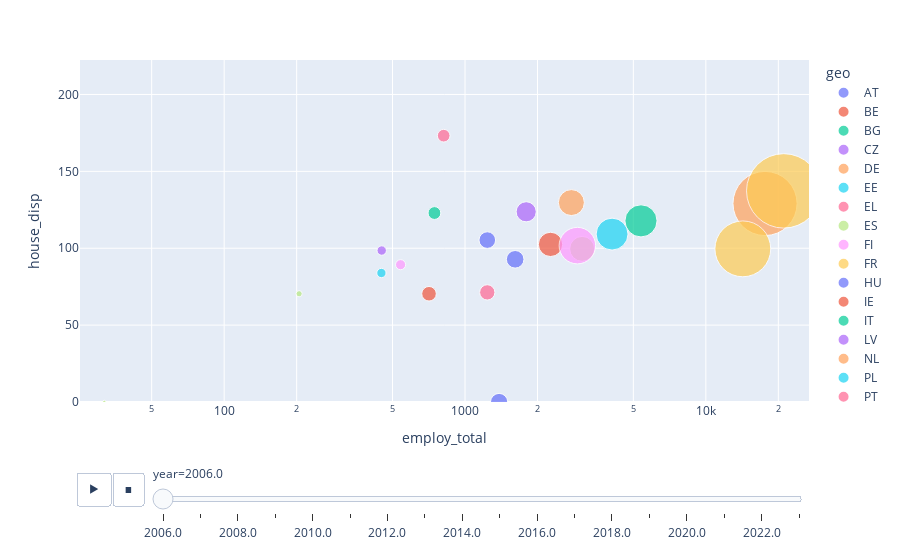

Source (notebook cell):
### Code cell
# plot hh vs population year and geo in a flow chart

df_filtered = df[df['hh'] == 'HHC_21']
print(df_filtered.head(50))
#ajus
x_min = max(df_filtered['employ_total'].min() * 0.9, 1)  # Asegurarse de que x_min sea positivo
x_max = df_filtered['employ_total'].max() * 1.1
x_range = [x_min, x_max]

y_range = [df_filtered['house_disp'].min() * 0.9, df_filtered['house_disp'].max() * 1.1]


fig = px.scatter(df_filtered, x='employ_total', y='house_disp', animation_frame='year', animation_group='geo',
           size='population', color='geo', hover_name='geo',
           log_x=True, size_max=55, range_x=x_range, range_y=y_range)
fig.show()

### Figure 1 — Plotly figure (JSON) as saved in the notebook; plotly's stock layout.template omitted (floating-point values rounded to 4 significant figures)
{"data": [{"hovertemplate": "<b>%{hovertext}</b><br><br>geo=AT<br>year=2006.0<br>employ_total=%{x}<br>house_disp=%{y}<br>population=%{marker.size}<extra></extra>", "hovertext": ["AT"], "ids": ["AT"], "legendgroup": "AT", "marker": {"color": "#636efa", "size": [1032.0], "sizemode": "area", "sizeref": 6.668, "symbol": "circle"}, "mode": "markers", "name": "AT", "orientation": "v", "showlegend": true, "type": "scatter", "x": [1615.0], "xaxis": "x", "y": [92.8], "yaxis": "y"}, {"hovertemplate": "<b>%{hovertext}</b><br><br>geo=BE<br>year=2006.0<br>employ_total=%{x}<br>house_disp=%{y}<br>population=%{marker.size}<extra></extra>", "hovertext": ["BE"], "ids": ["BE"], "legendgroup": "BE", "marker": {"color": "#EF553B", "size": [1964.0], "sizemode": "area", "sizeref": 6.668, "symbol": "circle"}, "mode": "markers", "name": "BE", "orientation": "v", "showlegend": true, "type": "scatter", "x": [2265.0], "xaxis": "x", "y": [102.5], "yaxis": "y"}, {"hovertemplate": "<b>%{hovertext}</b><br><br>geo=BG<br>year=2006.0<br>employ_total=%{x}<br>house_disp=%{y}<br>population=%{marker.size}<extra></extra>", "hovertext": ["BG"], "ids": ["BG"], "legendgroup": "BG", "marker": {"color": "#00cc96", "size": [547.3], "sizemode": "area", "sizeref": 6.668, "symbol": "circle"}, "mode": "markers", "name": "BG", "orientation": "v", "showlegend": true, "type": "scatter", "x": [746.5], "xaxis": "x", "y": [122.9], "yaxis": "y"}, {"hovertemplate": "<b>%{hovertext}</b><br><br>geo=CZ<br>year=2006.0<br>employ_total=%{x}<br>house_disp=%{y}<br>population=%{marker.size}<extra></extra>", "hovertext": ["CZ"], "ids": ["CZ"], "legendgroup": "CZ", "marker": {"color": "#ab63fa", "size": [1354], "sizemode": "area", "sizeref": 6.668, "symbol": "circle"}, "mode": "markers", "name": "CZ", "orientation": "v", "showlegend": true, "type": "scatter", "x": [1795.0], "xaxis": "x", "y": [123.7], "yaxis": "y"}, {"hovertemplate": "<b>%{hovertext}</b><br><br>geo=DE<br>year=2006.0<br>employ_total=%{x}<br>house_disp=%{y}<br>population=%{marker.size}<extra></extra>", "hovertext": ["DE"], "ids": ["DE"], "legendgroup": "DE", "marker": {"color": "#FFA15A", "size": [13720.0], "sizemode": "area", "sizeref": 6.668, "symbol": "circle"}, "mode": "markers", "name": "DE", "orientation": "v", "showlegend": true, "type": "scatter", "x": [17610.0], "xaxis": "x", "y": [129.1], "yaxis": "y"}, {"hovertemplate": "<b>%{hovertext}</b><br><br>geo=EE<br>year=2006.0<br>employ_total=%{x}<br>house_disp=%{y}<br>population=%{marker.size}<extra></extra>", "hovertext": ["EE"], "ids": ["EE"], "legendgroup": "EE", "marker": {"color": "#19d3f3", "size": [286.8], "sizemode": "area", "sizeref": 6.668, "symbol": "circle"}, "mode": "markers", "name": "EE", "orientation": "v", "showlegend": true, "type": "scatter", "x": [449.7], "xaxis": "x", "y": [83.9], "yaxis": "y"}, {"hovertemplate": "<b>%{hovertext}</b><br><br>geo=EL<br>year=2006.0<br>employ_total=%{x}<br>house_disp=%{y}<br>population=%{marker.size}<extra></extra>", "hovertext": ["EL"], "ids": ["EL"], "legendgroup": "EL", "marker": {"color": "#FF6692", "size": [535.3], "sizemode": "area", "sizeref": 6.668, "symbol": "circle"}, "mode": "markers", "name": "EL", "orientation": "v", "showlegend": true, "type": "scatter", "x": [815.7], "xaxis": "x", "y": [173.2], "yaxis": "y"}, {"hovertemplate": "<b>%{hovertext}</b><br><br>geo=ES<br>year=2006.0<br>employ_total=%{x}<br>house_disp=%{y}<br>population=%{marker.size}<extra></extra>", "hovertext": ["ES"], "ids": ["ES"], "legendgroup": "ES", "marker": {"color": "#B6E880", "size": [2073.0], "sizemode": "area", "sizeref": 6.668, "symbol": "circle"}, "mode": "markers", "name": "ES", "orientation": "v", "showlegend": true, "type": "scatter", "x": [3064.0], "xaxis": "x", "y": [99.6], "yaxis": "y"}, {"hovertemplate": "<b>%{hovertext}</b><br><br>geo=FI<br>year=2006.0<br>employ_total=%{x}<br>house_disp=%{y}<br>population=%{marker.size}<extra></extra>", "hovertext": ["FI"], "ids": ["FI"], "legendgroup": "FI", "marker": {"color": "#FF97FF", "size": [340.2], "sizemode": "area", "sizeref": 6.668, "symbol": "circle"}, "mode": "markers", "name": "FI", "orientation": "v", "showlegend": true, "type": "scatter", "x": [540.1], "xaxis": "x", "y": [89.3], "yaxis": "y"}, {"hovertemplate": "<b>%{hovertext}</b><br><br>geo=FR<br>year=2006.0<br>employ_total=%{x}<br>house_disp=%{y}<br>population=%{marker.size}<extra></extra>", "hovertext": ["FR"], "ids": ["FR"], "legendgroup": "FR", "marker": {"color": "#FECB52", "size": [10400.0], "sizemode": "area", "sizeref": 6.668, "symbol": "circle"}, "mode": "markers", "name": "FR", "orientation": "v", "showlegend": true, "type": "scatter", "x": [14239], "xaxis": "x", "y": [99.6], "yaxis": "y"}, {"hovertemplate": "<b>%{hovertext}</b><br><br>geo=HU<br>year=2006.0<br>employ_total=%{x}<br>house_disp=%{y}<br>population=%{marker.size}<extra></extra>", "hovertext": ["HU"], "ids": ["HU"], "legendgroup": "HU", "marker": {"color": "#636efa", "size": [921.3], "sizemode": "area", "sizeref": 6.668, "symbol": "circle"}, "mode": "markers", "name": "HU", "orientation": "v", "showlegend": true, "type": "scatter", "x": [1237.0], "xaxis": "x", "y": [105.3], "yaxis": "y"}, {"hovertemplate": "<b>%{hovertext}</b><br><br>geo=IE<br>year=2006.0<br>employ_total=%{x}<br>house_disp=%{y}<br>population=%{marker.size}<extra></extra>", "hovertext": ["IE"], "ids": ["IE"], "legendgroup": "IE", "marker": {"color": "#EF553B", "size": [708.1], "sizemode": "area", "sizeref": 6.668, "symbol": "circle"}, "mode": "markers", "name": "IE", "orientation": "v", "showlegend": true, "type": "scatter", "x": [708.9], "xaxis": "x", "y": [70.4], "yaxis": "y"}, {"hovertemplate": "<b>%{hovertext}</b><br><br>geo=IT<br>year=2006.0<br>employ_total=%{x}<br>house_disp=%{y}<br>population=%{marker.size}<extra></extra>", "hovertext": ["IT"], "ids": ["IT"], "legendgroup": "IT", "marker": {"color": "#00cc96", "size": [3447.0], "sizemode": "area", "sizeref": 6.668, "symbol": "circle"}, "mode": "markers", "name": "IT", "orientation": "v", "showlegend": true, "type": "scatter", "x": [5379.0], "xaxis": "x", "y": [117.8], "yaxis": "y"}, {"hovertemplate": "<b>%{hovertext}</b><br><br>geo=LV<br>year=2006.0<br>employ_total=%{x}<br>house_disp=%{y}<br>population=%{marker.size}<extra></extra>", "hovertext": ["LV"], "ids": ["LV"], "legendgroup": "LV", "marker": {"color": "#ab63fa", "size": [294.9], "sizemode": "area", "sizeref": 6.668, "symbol": "circle"}, "mode": "markers", "name": "LV", "orientation": "v", "showlegend": true, "type": "scatter", "x": [450.9], "xaxis": "x", "y": [98.5], "yaxis": "y"}, {"hovertemplate": "<b>%{hovertext}</b><br><br>geo=NL<br>year=2006.0<br>employ_total=%{x}<br>house_disp=%{y}<br>population=%{marker.size}<extra></extra>", "hovertext": ["NL"], "ids": ["NL"], "legendgroup": "NL", "marker": {"color": "#FFA15A", "size": [2249.0], "sizemode": "area", "sizeref": 6.668, "symbol": "circle"}, "mode": "markers", "name": "NL", "orientation": "v", "showlegend": true, "type": "scatter", "x": [2765.0], "xaxis": "x", "y": [129.7], "yaxis": "y"}, {"hovertemplate": "<b>%{hovertext}</b><br><br>geo=PL<br>year=2006.0<br>employ_total=%{x}<br>house_disp=%{y}<br>population=%{marker.size}<extra></extra>", "hovertext": ["PL"], "ids": ["PL"], "legendgroup": "PL", "marker": {"color": "#19d3f3", "size": [3395.0], "sizemode": "area", "sizeref": 6.668, "symbol": "circle"}, "mode": "markers", "name": "PL", "orientation": "v", "showlegend": true, "type": "scatter", "x": [4080], "xaxis": "x", "y": [109.2], "yaxis": "y"}, {"hovertemplate": "<b>%{hovertext}</b><br><br>geo=PT<br>year=2006.0<br>employ_total=%{x}<br>house_disp=%{y}<br>population=%{marker.size}<extra></extra>", "hovertext": ["PT"], "ids": ["PT"], "legendgroup": "PT", "marker": {"color": "#FF6692", "size": [780.8], "sizemode": "area", "sizeref": 6.668, "symbol": "circle"}, "mode": "markers", "name": "PT", "orientation": "v", "showlegend": true, "type": "scatter", "x": [1237.0], "xaxis": "x", "y": [71.3], "yaxis": "y"}, {"hovertemplate": "<b>%{hovertext}</b><br><br>geo=SI<br>year=2006.0<br>employ_total=%{x}<br>house_disp=%{y}<br>population=%{marker.size}<extra></extra>", "hovertext": ["SI"], "ids": ["SI"], "legendgroup": "SI", "marker": {"color": "#B6E880", "size": [128], "sizemode": "area", "sizeref": 6.668, "symbol": "circle"}, "mode": "markers", "name": "SI", "orientation": "v", "showlegend": true, "type": "scatter", "x": [204.7], "xaxis": "x", "y": [70.4], "yaxis": "y"}, {"hovertemplate": "<b>%{hovertext}</b><br><br>geo=TR<br>year=2006.0<br>employ_total=%{x}<br>house_disp=%{y}<br>population=%{marker.size}<extra></extra>", "hovertext": ["TR"], "ids": ["TR"], "legendgroup": "TR", "marker": {"color": "#FF97FF", "size": [4446.0], "sizemode": "area", "sizeref": 6.668, "symbol": "circle"}, "mode": "markers", "name": "TR", "orientation": "v", "showlegend": true, "type": "scatter", "x": [2928], "xaxis": "x", "y": [101.7], "yaxis": "y"}, {"hovertemplate": "<b>%{hovertext}</b><br><br>geo=UK<br>year=2006.0<br>employ_total=%{x}<br>house_disp=%{y}<br>population=%{marker.size}<extra></extra>", "hovertext": ["UK"], "ids": ["UK"], "legendgroup": "UK", "marker": {"color": "#FECB52", "size": [18480.0], "sizemode": "area", "sizeref": 6.668, "symbol": "circle"}, "mode": "markers", "name": "UK", "orientation": "v", "showlegend": true, "type": "scatter", "x": [21060.0], "xaxis": "x", "y": [137.3], "yaxis": "y"}, {"hovertemplate": "<b>%{hovertext}</b><br><br>geo=RO<br>year=2006.0<br>employ_total=%{x}<br>house_disp=%{y}<br>population=%{marker.size}<extra></extra>", "hovertext": ["RO"], "ids": ["RO"], "legendgroup": "RO", "marker": {"color": "#636efa", "size": [991], "sizemode": "area", "sizeref": 6.668, "symbol": "circle"}, "mode": "markers", "name": "RO", "orientation": "v", "showlegend": true, "type": "scatter", "x": [1386.0], "xaxis": "x", "y": [0], "yaxis": "y"}, {"hovertemplate": "<b>%{hovertext}</b><br><br>geo=MK<br>year=2006.0<br>employ_total=%{x}<br>house_disp=%{y}<br>population=%{marker.size}<extra></extra>", "hovertext": ["MK"], "ids": ["MK"], "legendgroup": "MK", "marker": {"color": "#B6E880", "size": [40.7], "sizemode": "area", "sizeref": 6.668, "symbol": "circle"}, "mode": "markers", "name": "MK", "orientation": "v", "showlegend": true, "type": "scatter", "x": [31.8], "xaxis": "x", "y": [0], "yaxis": "y"}], "layout": {"legend": {"itemsizing": "constant", "title": {"text": "geo"}, "tracegroupgap": 0}, "margin": {"t": 60}, "sliders": [{"active": 0, "currentvalue": {"prefix": "year="}, "len": 0.9, "pad": {"b": 10, "t": 60}, "steps": [{"args": [["2006.0"], {"frame": {"duration": 0, "redraw": false}, "fromcurrent": true, "mode": "immediate", "transition": {"duration": 0, "easing": "linear"}}], "label": "2006.0", "method": "animate"}, {"args": [["2007.0"], {"frame": {"duration": 0, "redraw": false}, "fromcurrent": true, "mode": "immediate", "transition": {"duration": 0, "easing": "linear"}}], "label": "2007.0", "method": "animate"}, {"args": [["2008.0"], {"frame": {"duration": 0, "redraw": false}, "fromcurrent": true, "mode": "immediate", "transition": {"duration": 0, "easing": "linear"}}], "label": "2008.0", "method": "animate"}, {"args": [["2009.0"], {"frame": {"duration": 0, "redraw": false}, "fromcurrent": true, "mode": "immediate", "transition": {"duration": 0, "easing": "linear"}}], "label": "2009.0", "method": "animate"}, {"args": [["2010.0"], {"frame": {"duration": 0, "redraw": false}, "fromcurrent": true, "mode": "immediate", "transition": {"duration": 0, "easing": "linear"}}], "label": "2010.0", "method": "animate"}, {"args": [["2011.0"], {"frame": {"duration": 0, "redraw": false}, "fromcurrent": true, "mode": "immediate", "transition": {"duration": 0, "easing": "linear"}}], "label": "2011.0", "method": "animate"}, {"args": [["2012.0"], {"frame": {"duration": 0, "redraw": false}, "fromcurrent": true, "mode": "immediate", "transition": {"duration": 0, "easing": "linear"}}], "label": "2012.0", "method": "animate"}, {"args": [["2013.0"], {"frame": {"duration": 0, "redraw": false}, "fromcurrent": true, "mode": "immediate", "transition": {"duration": 0, "easing": "linear"}}], "label": "2013.0", "method": "animate"}, {"args": [["2014.0"], {"frame": {"duration": 0, "redraw": false}, "fromcurrent": true, "mode": "immediate", "transition": {"duration": 0, "easing": "linear"}}], "label": "2014.0", "method": "animate"}, {"args": [["2015.0"], {"frame": {"duration": 0, "redraw": false}, "fromcurrent": true, "mode": "immediate", "transition": {"duration": 0, "easing": "linear"}}], "label": "2015.0", "method": "animate"}, {"args": [["2016.0"], {"frame": {"duration": 0, "redraw": false}, "fromcurrent": true, "mode": "immediate", "transition": {"duration": 0, "easing": "linear"}}], "label": "2016.0", "method": "animate"}, {"args": [["2017.0"], {"frame": {"duration": 0, "redraw": false}, "fromcurrent": true, "mode": "immediate", "transition": {"duration": 0, "easing": "linear"}}], "label": "2017.0", "method": "animate"}, {"args": [["2018.0"], {"frame": {"duration": 0, "redraw": false}, "fromcurrent": true, "mode": "immediate", "transition": {"duration": 0, "easing": "linear"}}], "label": "2018.0", "method": "animate"}, {"args": [["2019.0"], {"frame": {"duration": 0, "redraw": false}, "fromcurrent": true, "mode": "immediate", "transition": {"duration": 0, "easing": "linear"}}], "label": "2019.0", "method": "animate"}, {"args": [["2020.0"], {"frame": {"duration": 0, "redraw": false}, "fromcurrent": true, "mode": "immediate", "transition": {"duration": 0, "easing": "linear"}}], "label": "2020.0", "method": "animate"}, {"args": [["2021.0"], {"frame": {"duration": 0, "redraw": false}, "fromcurrent": true, "mode": "immediate", "transition": {"duration": 0, "easing": "linear"}}], "label": "2021.0", "method": "animate"}, {"args": [["2022.0"], {"frame": {"duration": 0, "redraw": false}, "fromcurrent": true, "mode": "immediate", "transition": {"duration": 0, "easing": "linear"}}], "label": "2022.0", "method": "animate"}, {"args": [["2023.0"], {"frame": {"duration": 0, "redraw": false}, "fromcurrent": true, "mode": "immediate", "transition": {"duration": 0, "easing": "linear"}}], "label": "2023.0", "method": "animate"}], "x": 0.1, "xanchor": "left", "y": 0, "yanchor": "top"}], "updatemenus": [{"buttons": [{"args": [null, {"frame": {"duration": 500, "redraw": false}, "fromcurrent": true, "mode": "immediate", "transition": {"duration": 500, "easing": "linear"}}], "label": "&#9654;", "method": "animate"}, {"args": [[null], {"frame": {"duration": 0, "redraw": false}, "fromcurrent": true, "mode": "immediate", "transition": {"duration": 0, "easing": "linear"}}], "label": "&#9724;", "method": "animate"}], "direction": "left", "pad": {"r": 10, "t": 70}, "showactive": false, "type": "buttons", "x": 0.1, "xanchor": "right", "y": 0, "yanchor": "top"}], "xaxis": {"anchor": "y", "domain": [0, 1], "range": [1.401, 4.428], "title": {"text": "employ_total"}, "type": "log"}, "yaxis": {"anchor": "x", "domain": [0, 1], "range": [0, 222.4], "title": {"text": "house_disp"}}}}
